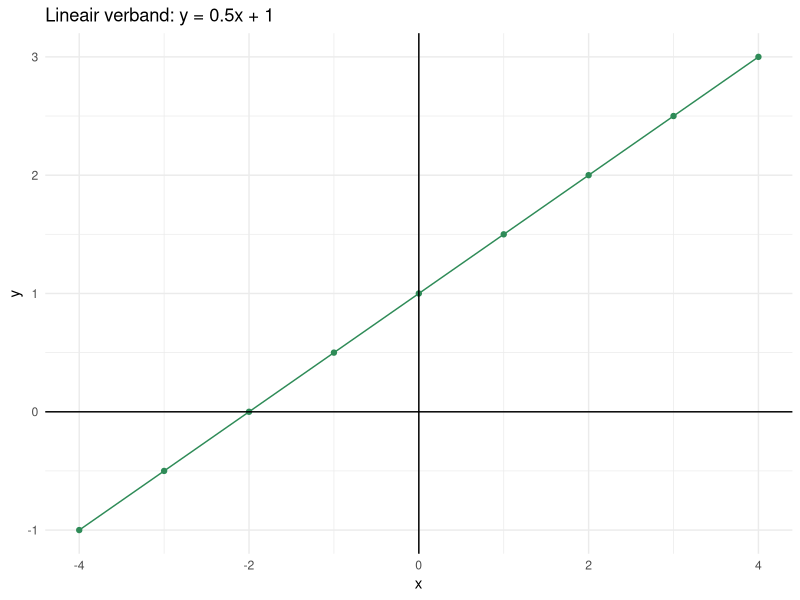
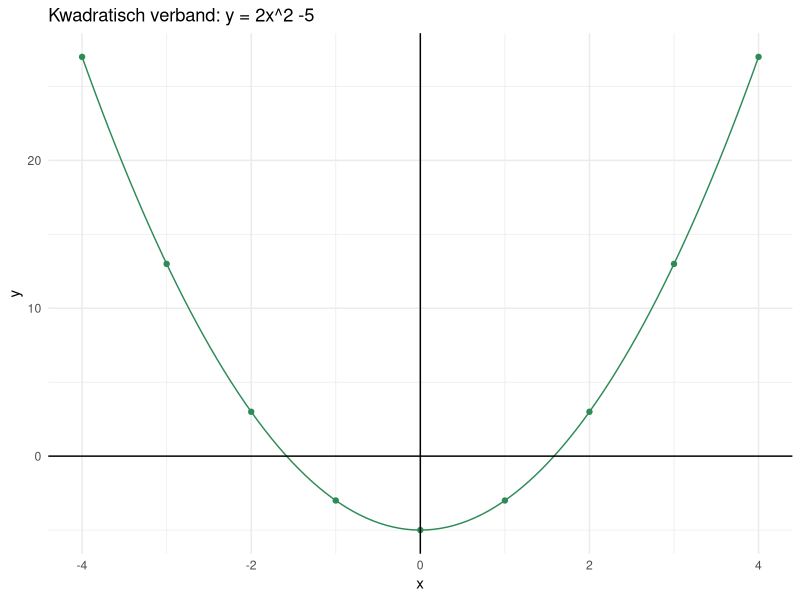

R code for these plots, in order:
## ---- chunk 1
#| label: fig-algebra-lineair
#| fig-cap: "Voorbeeld lineair verband."
library(ggplot2)
a <- 0.5
b <- 1
x <- seq(-4, 4, 1)
y <- a*x + b
ggplot() + 
  geom_point(aes(x = x, y = y), colour = "seagreen") + 
  geom_line(aes(x = x, y = y), colour = "seagreen") +
  theme_minimal() +
  labs(title = paste0("Lineair verband: y = ", a, "x", 
                      ifelse(b>0, " + ", " "), b))  +
  geom_hline(yintercept = 0) +
  geom_vline(xintercept = 0)
## ---- chunk 2
#| label: fig-algebra-kwadratisch
#| fig-cap: "Voorbeeld kwadratisch verband."
library(ggplot2)
a <- 2
b <- 0
c <- - 5
x <- seq(-4, 4, 1)
y <- a*x^2 + b*x + c
ggplot() + 
  geom_point(aes(x = x, y = y), colour = "seagreen") + 
  stat_function(fun = function(x) a*x^2 + b*x + c, colour = "seagreen") +
  theme_minimal() +
  labs(title = paste0("Kwadratisch verband: y = ", a, "x^2", 
                      ifelse(b==0, "", c(ifelse(b>0, " + ", " "), b, "x")), 
                      ifelse(c>0, " + ", " "), c)) +
  geom_hline(yintercept = 0) +
  geom_vline(xintercept = 0)
